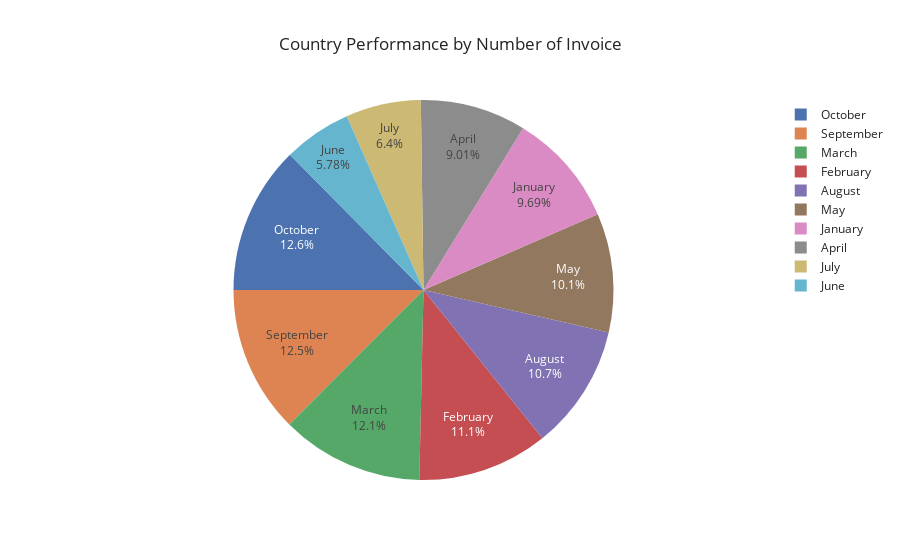

The code cell stored with this chart in its notebook:
### Code cell
#Import plotly.express libraries for visualization
import plotly.express as px

# total bookings per market segment (incl. canceled)
segments=top_10_transaction

# pie plot
fig = px.pie(segments,
             values=top_10_transaction['No.'],
             names=top_10_transaction.index,
             title="Country Performance by Number of Invoice",
             template="seaborn")
fig.update_traces(rotation=-90, textinfo="percent+label")
fig.show()

### Figure 1 — Plotly figure (JSON) as saved in the notebook; plotly's stock layout.template omitted (floating-point values rounded to 4 significant figures)
{"data": [{"domain": {"x": [0, 1], "y": [0, 1]}, "hovertemplate": "Month=%{label}<br>No.=%{value}<extra></extra>", "labels": ["October", "September", "March", "February", "August", "May", "January", "April", "July", "June"], "legendgroup": "", "name": "", "rotation": -90, "showlegend": true, "textinfo": "percent+label", "type": "pie", "values": [5802, 5766, 5588, 5116, 4910, 4657, 4464, 4148, 2948, 2662]}], "layout": {"legend": {"tracegroupgap": 0}, "title": {"text": "Country Performance by Number of Invoice"}}}
